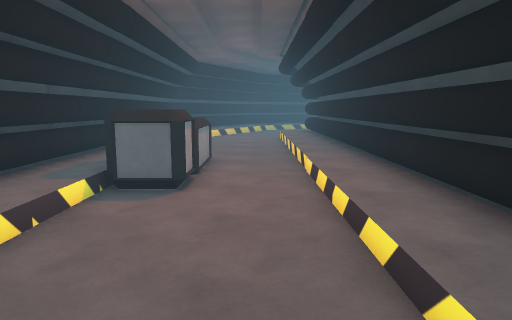
view 1 (above)

16 first-person views from a walk through a Unity game level. The camera is 1.5 m above the floor, tilts 8° down and sees 70° across. The floor is counted in squares, 1 m on a side. Each view is taken from the middle of a square. On the plan, view 1 faces up. The plan holds only what a view shows up to about 16 squares ahead; the rest is blank. The place goes on beyond the plan. The player is left out.

view 2
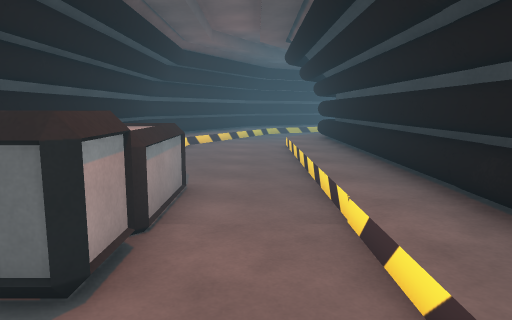

view 3
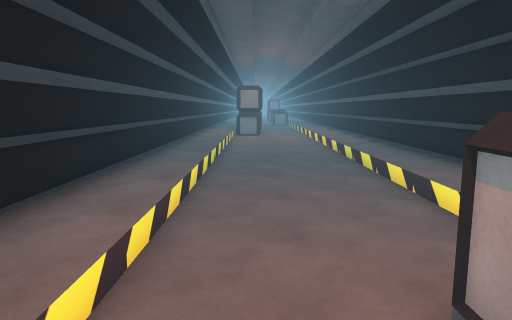

view 4
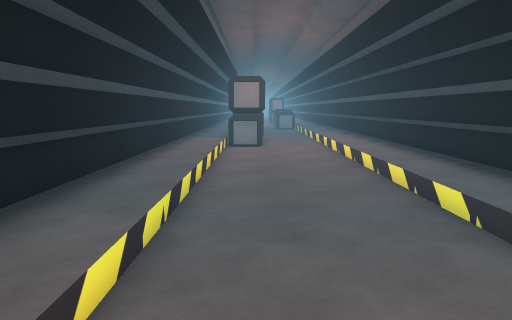

view 5
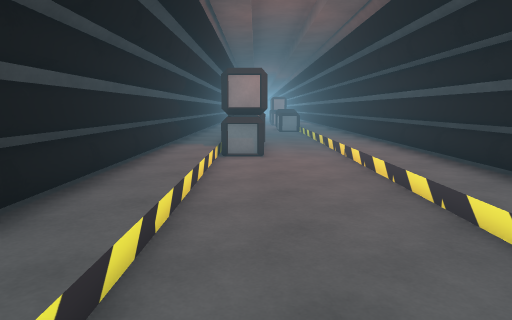

view 6
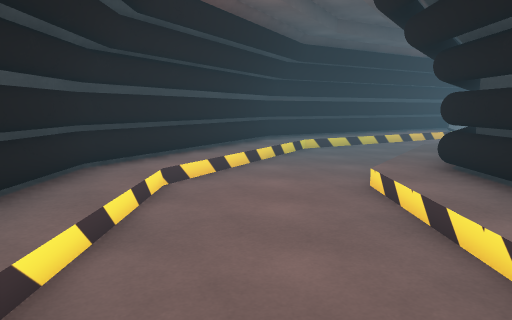

view 7
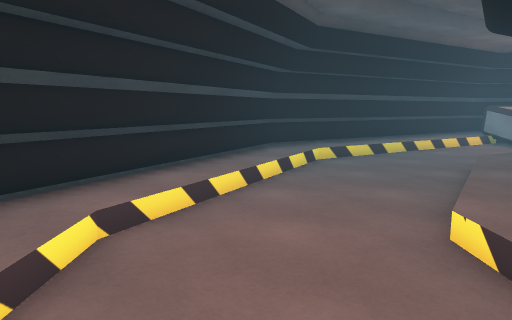

view 8
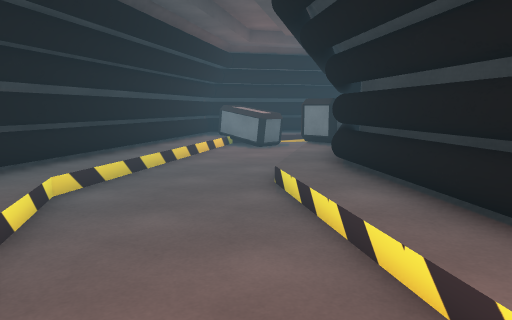

view 9
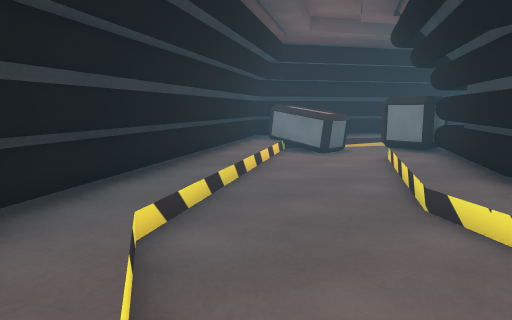

view 10
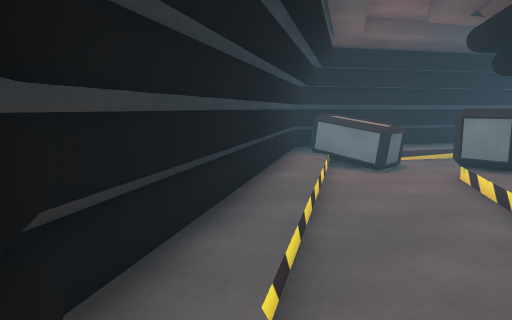

view 11
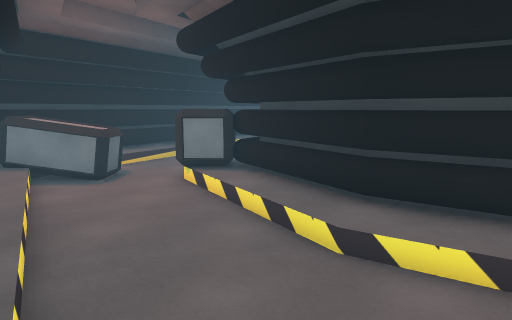

view 12
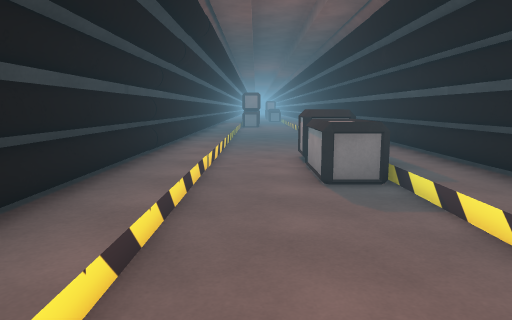

view 13
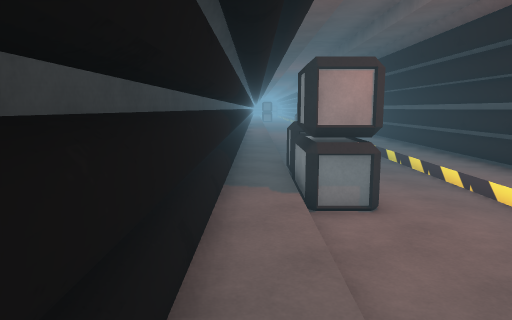

view 14
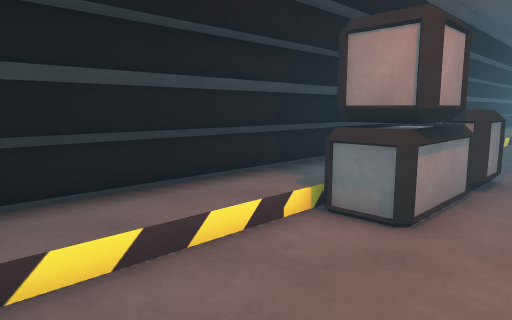

view 15
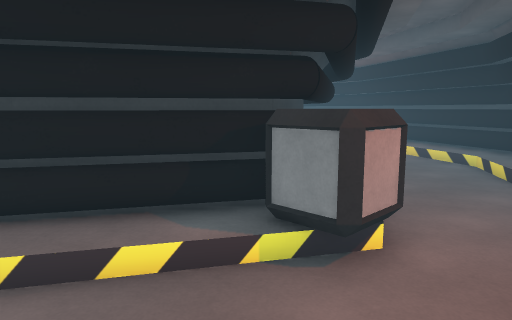

view 16
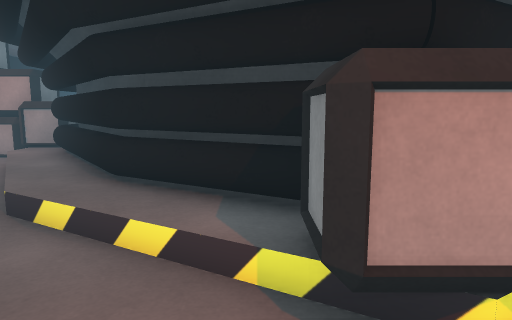

### Floor plan
Key: @ floor where view 1 was taken; # wall or solid block; . main floor; : floor 0.25 m higher than the main floor; / step, stairs or slope; = window, fence, low wall or low ledge; ^ raised ledge; O other object.
Columns run from 5 left of view 1 to 14 right of it. Each row starts with its distance up from view 1.
 32             ######
 31           ####^^####
 30          ##=O.^^.O=#
 29        ###OO..^^../:
 28      ####O........./
 27     ##=O......##...
 26     #:/......O==O...
 25    ##:......O###=O..
 24   ##:/....O########O
 23   ##/....O###    ###
 22  ##O/....O##
 21  #=O....O##
 20 ##:/.../##
 19 #=/....:#
 18 #=/....:#
 17 #=/....:#
 16 #=/....:#
 15 #=/....:#
 14 #=/....:#
 13 #=/....:#
 12 #=/....:#
 11 #=/^...:#
 10 ###^=..:#
  9 ###^=..:#
  8 ##^^../:#
  7 ##^^=./:#
  6 #=/.../:#
  5 #=/.../:#
  4 #=/.../:#
  3 #=/.../:#
  2 #=/.../:#
  1 #=/.../:#
  0 #=/..@/:#
 -1 #=/.../:#
 -2 #=/.../:#
 -3 #=/.../:#
 -4 #=/.../:#
 -5 #=/.../:#
 -6 #=/.../:#
 -7 #=/.../:#
 -8 #=/.../:#
 -9 #=/.../:#
-10 #=/.../:#
-11 #=/..##:#
-12 #=/..##:#
-13 #=/..##:#
-14 #=/..^#:#
-15 #=/..^^:#
-16 #=/..^.:#

Positions as (right, up) in squares from view 1, and headings:
1: (0, 0), facing up
2: (0, 4), facing up
3: (0, 9), facing down
4: (0, 3), facing down
5: (0, 0), facing down
6: (-1, 12), facing up
7: (-1, 15), facing up
8: (-1, 19), facing up-right
9: (-1, 22), facing up-right
10: (-1, 24), facing up-right
11: (0, 25), facing right
12: (0, 18), facing down
13: (2, -5), facing down
14: (-2, -7), facing down-right
15: (14, 29), facing down-left
16: (11, 29), facing down
